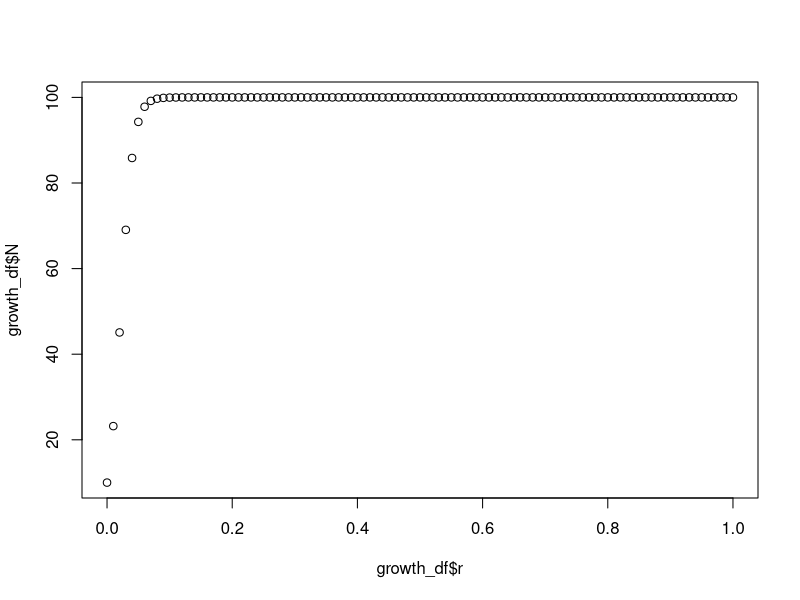

This chart was generated by the following R code: (Note: this script raises an error after producing the figure.)
# basic coding with for loops
# february 10th, 2026
# Hannah Grace McNulty


# creating a basic for loop:

for (i in 1:5) { #declared a loop of 1-5
  cat("stuck in a loop", "\n") # the "\n" moves it to the next line in the console
  cat(3 + 2, "\n")
  cat(runif(1), "\n")
}

my_dogs <- c("chow", "akita", "malamute", "husky", "samoyed")

for (i in 1:length(my_dogs)){
  cat("i =", i, "my_dogs[i] =", my_dogs[i], "\n")
}


my_bad_dogs <- NULL 
for (i in 1:length(my_bad_dogs)){
    cat("i =", i, "my_bad_dogs[i] =", my_bad_dogs[i], "\n")

}

for (i in seq_along(my_dogs)){
    cat("i =", i, "my_bad_dogs[i] =", my_bad_dogs[i], "\n")

}


# Tip #1
# ____________
# Dont do things in a loop that you do not need to:
for (i in seq_along(my_dogs)){
  my_dogs[i] <- toupper(my_dogs[i])  #toupper = converts to uppercase
}
#^^^^^^^^^^^^^ this works but you could also just do 
toupper(my_dogs)
#or 
tolower(my_dogs)

# Tip #2
# ____________
# dont change dimensions in the loop
my_dat <- runif(1) #start with a single value

for (i in 2:10){ #define how many runs
  temp <- runif(1) #create a random number
  my_dat <- c(my_dat, temp) #put the two variables together
  #cat("loop numer =", i, my_dat[i], "\n") #im not sure what this is doing?
  print(my_dat)
}

# Tip #3
# ____________
# Dont write a loop if you can vectorize it
my_dat <- 1:10
for (i in seq_along(my_dat)){
  my_dat[i] <- my_dat[i] + my_dat[i]^2
  cat("loop numer =", i,"vector element =", my_dat[i], "\n")
}
#^^^^^^^^^^^^ above is the exact same thing as below
z <- 1:10
z <- z + z^2
# DO THIS

# Tip #4
# ____________
# remember the difference between i and z[i]
z <- c(10, 2, 4)
for (i in seq_along(z)){
  cat("i =", i, "z[i] =", z[i], "\n")
}

# Tip #5
# ____________
# dont have to loop through everything
z <- 1:20
for (i in seq_along(z)){
  if(i %% 2 ==0) next #next is a control # this is saying i\2, if its 0 move to the next = basically removing all even numbers
  print(i)
}



##########################################
# Look at the parameter space of the logistic growth model with a for loop


my_function <- function(N0 = 10, r = 0.3, K = 100, tf = 100, ts = 1){
  # FUNCTION: my_function
  # PURPOSE: Run a logistic growth model and return a dataframe with columns for population size and time.
  # INPUTS: No: initial population size, r: growth rate, K: carrying capacity, tfinal: end time, ts: time step 
  # OUTPUTS: dataframe of Population size over Time

  t <- seq(from = 1, to = tf, by = ts) #from year 1-100, by 1 = as defined in the function header

  e <- 2.7182 #constant doesn't change, find the name

  n <-  K/(1+((K-N0)/N0)*e^(-r*t)) #equation to find n

  df <- data.frame(t, n) #combine variables n and t into a data frame

  return(df)

}

r_vec <- seq(0,1, by = .01) #vector of little r's :values we want

container_vec <- rep(NA, length(r_vec)) #storage for max(n) :container, filled full of NAs based on the length of the first vector

for (i in seq_along(r_vec)){
  temp_df <- my_function(r = r_vec[i])
  max_n <- max(temp_df$n)
  #print(max_n) if you wanna just look at rhe max value for checking
  container_vec[i] <- max_n #storage us happening here!
}

growth_df <- data.frame(r = r_vec, N = container_vec)
head(growth_df)

plot(x = growth_df$r, y = growth_df$N)

#####################################################
# 2D parameter sweep for log growth function
# outputs matrix

# vectors for r and K  parameters
r_values <- seq(0,1, length_out = 100)
K_values <- seq(10,1000, length.out = 100)



growth_sweep <- function(rvec, kvec){
  #storage function
  stor_mat <- matrix(NA, nrow = length(rvec), ncol = length(kvec))

  for (i in seq_along(rvec)){ #rows
    for (j in seq_along(kvec)){ #cols

      #run long growth
      tmp_df <- my_function(r = rvec[i], K = kvec[j])

      #store max n in 2d matrix
      stor_mat[i,j] <- max(tmp_df$population)
    }
  }
  return(stor_mat)
}


# run growth param sweep
growth_mat <- growth_sweep(rvec = r_values, kvec = K_values)


#####################################################
# 2D parameter sweep for log growth function
# outputs a data frame

# vectors for r and K  parameters
r_values <- seq(0,1, length_out = 100)
K_values <- seq(10,1000, length.out = 100)



growth_sweep <- function(rvec, kvec){
  #row indexing variable
  counter <- 1
  
  #create storage dataframe
  dflength <- length(rvec)* length(kvec) #how long is the df
  r_out <- rep(NA, dflength)
  k_out <- rep(NA, dflength)
  maxn_out <- rep(NA, dflength)

  # turn vecs to df
  storage_df <- data.frame(r_out, k_out, maxn_out)

  # enther out loops
  for (i in seq_along(rvec)){ #rows
    for (j in seq_along(kvec)){ #cols

      #run long growth
      tmp_df <- my_function(r = rvec[i], K = kvec[j])

      #store max n in dataframe
        storage_df$maxn_out[counter] <- max(tmp_df$population)
        storage_df$r_out[counter] <- rvec[i] # value for r stored
        storage_df$k_out[counter] <- kvec[j] # value for k stores
      counter <- counter+1 # increase counter
    }
  }
  return(storage_df)
}

# run growth param sweep
df <- growth_sweep(rvec = r_values, kvec = K_values)
head(df)

# HOW TO DO THE HEATMAP!!!!!!!!!!!!!!!!
ggplot(data = df, aes(x = r_out, y = k_out, fill = maxn_out)) +
  geom_tile()



# create a random walk function

############################################
# NAME: ran_walk
# purpose: conduct a random walk
# input: times = number of timesteps
#        n1 = inital pop size
#        lamda = finite rate of increase
#        noise_sd = 10
# output: vector n with population size > 0 until extinction
#
library(ggplot2)

ran_walk <- function(times = 100, n1 = 50, lamda = 1, noise_sd = 10){
  n <- rep(NA, times) # create out output vec : storage container!!
  n[1] <- n1 # initalize init pop size
  noise <- rnorm(n = 100, mean = 0, sd = noise_sd) # created noise/error

  for (i in 1:times-1){ # have to do times-1 b/c we gave it a starting value
      n[i + 1] <- lamda*n[i] + noise[i] # we already have something in i so we have to give it i+1 to go to the second place
      if(n[i +1] <= 0){
        n[i+1] <- NA
        cat("Population Extinction at Time", i+1, "\n")
        break
      }
  }

  return(n) # after the loop but before the function closes

}


ran_walk1 <- function(times=100,n1=50,lamda=1.00,noise_sd=10) {
                n <- rep(NA,times)  # create output vector
                n[1] <- n1 # initialize with starting population size
                noise <- rnorm(n=times,mean=0,sd=noise_sd) # create noise vector
                for(i in 1:(times-1)) {
                  n[i + 1] <- lamda*n[i] + noise[i]
                  if(n[i + 1] <=0) {
                    n[i + 1] <- NA
                    cat("Population extinction at time",i+1,"\n")
                    break}
                }

return(n)
}


x <- ran_walk1()
x

#plotting with default values
qplot(x=1:100, y=ran_walk1(), geom= "line")

#no noise/not so random walk
qplot(x=1:100, y=ran_walk1(noise_sd = 0), geom= "line")

# no noise and adjust lamda
qplot(x=1:100, y=ran_walk1(lamda = 0.92, noise_sd = 0), geom= "line")

# add some stoch back make lamda >1
qplot(x=1:100, y=ran_walk1(lamda = 1.01, noise_sd = 6), geom= "line")

